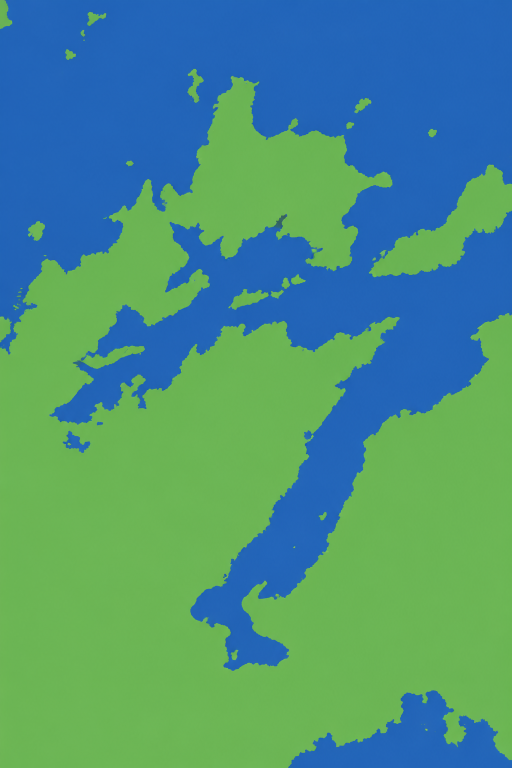
#> input picture studies/cover/assets/silhouettes/paraty-a.png, 1024 x 1536 px (shown at 1/2 size)
$ python -i cover.py   (imports and definitions only)
#> lines starting #> are read from the running program, lines starting #| are printed output that depends on the picture
"""Thesis cover (160 x 240 mm): gapless mosaics of tiles of levels 1-7.

The cover of a joint UGent / USP PhD thesis: the front is the drowned coast
of Paraty Mirim (Brazil) traced from satellite silhouettes, the back the
defence flyer's Ghent and Sao Paulo skyline over a band for the
bibliographic block. Only the background is made here; the text, its
see-through boxes and the logo strip are laid over it in Canva. The
design history is in README.md.

**The pond lattice.** Every diamond's frame is a ring of ponds, and all of
those ponds sit on one lattice: the pond in the 6 x 6 block at cell
(3a, 3b), for every a + b even. A level-L tile covers an L x L square of
pond vertices (in the lattice's own, 45-degree turned axes), and the
level-1 tile is a single pond. Tiles of any levels on vertex-disjoint
squares form a still life: where tiles meet, every cell sees only frame
ponds and forced-dead interlock cells, i.e. a subset of the all-pond
mosaic, which is a still life (the level-1 census). So tiles of different
levels may share a seam exactly as tiles of one lattice do, and a region
can be packed without a single gap. Every cover is still checked cell by
cell.

**Packing.** A design is a *pattern mask* (where tiles may go) and a
continuous *level field* Z (which level belongs where). Levels 7 down to 2
are packed greedily, one tile at a time:

- a level-L tile may sit where Z at its centre is at least L - 1/2, and its
  support must stay inside the mask where Z >= L - 1/2 - REACH (so it may
  lean over into the next level down, not further);
- of all the places it fits, it takes the one where its rim touches the
  most tiles already placed (or the pattern's edge), so tiles stack into
  corners instead of leaving holes; ties are broken towards higher Z, then
  at random.

Then every pond vertex still free inside the mask gets a pond (level 1).

**Pages.** The study pages (rounds 2-7) are a torus of 360 x 540 cells at
4/9 mm per cell, so every tile may cross any edge. The delivered covers
need not wrap: they are packed on the page padded by MARGIN cells (the
mask mirrored into it) and cut at the trim, so tiles run off the page and
none wraps back onto it. The back cover keeps the flyer's cells, 540 x 810
at 0.30 mm.

**Label maps** (one uint8 per cell): 0 field, L a live cell of a level-L
tile, 20 + L a dead cell inside it; a tile of level s = 1, 2 filling a hole
among bigger tiles, the biggest of level K, is 40 + 10 (K - 3) + s live and
140 + 10 (K - 3) + s dead, and the grout inside such a hole 200 + K, so the
hole can be closed in its host's colour (`layers` does that).

**Colour.** `palettes` designs the level ramps in OKLCH and moves them into
the Coated FOGRA39 gamut; its output for the delivered covers is versioned
as assets/palettes.json. The covers use Denim on apricot, with the COAST
steps of the ramp (the two palest dropped, so small tiles stand off the
field).

The delivered covers:

    python studies/cover/cover.py map --out studies/cover/renders/front --pairs denim-apricot
    python studies/cover/cover.py lifted levels-deep --out studies/cover/renders/back

The study rounds, into output/ (ignored by git):

    python studies/cover/cover.py build [name ...] --out studies/cover/output/data
    python studies/cover/cover.py print [name ...] --out studies/cover/output/round7
    python studies/cover/cover.py back --out studies/cover/output/back-round7
    python studies/cover/cover.py lifted --out studies/cover/output/lifted   # all six back variants
    python studies/cover/cover.py palettes --out DIR --profile Coated_Fogra39L_VIGC_300.icc

`map` writes its label maps to --data (default output/data), where `print`
reads them. The level-7 tiles come from the packed census at the
repository root (`solutions_pattern_level_7_orbits.npy`, 1.2 GB, not in
git, see search/tiles); only a random sample of it is read. The back cover
reads the flyer's solve from studies/flyer/solves.
"""

import argparse
import json
import sys
from collections import Counter
from pathlib import Path

HERE = Path(__file__).resolve().parent
REPO = HERE.parents[1]
ASSETS = HERE / "assets"
# [3 lines not run here, left out]

import numpy as np
from PIL import Image
from scipy import ndimage as ndi

from common import log
from gol_mosaics.tile_domain import build_domain
from gol_mosaics.tile_library import TileLibrary
from gol_mosaics.tile_scheme import diamond_scheme

W, H = 360, 540                 # cells; 160 x 240 mm at 4/9 mm per cell
A, B = H // 3, W // 3           # the pond lattice: vertex (a, b), a + b even
LEVEL7 = REPO / "solutions_pattern_level_7_orbits.npy"
LOGO_TOP = 478                  # the logo row sits below this row
REACH = 0.6                     # how far (in levels) a tile may lean into a lower zone


# --- Text layout (the user's draft: 1333 x 2000 px = the trim) -------------------

DRAFT_W = 1333
SPRITES = {  # name: (file, width, height) in draft px
    "the": ("box_0258_0101", 206, 124), "rich": ("box_0398_0101", 260, 123),
    "landscape": ("box_0537_0101", 505, 124), "of": ("box_0676_0101", 158, 124),
    "iterated": ("box_0816_0101", 464, 123), "simplicity": ("box_0955_0101", 558, 124),
    "sub1": ("box_1150_0101", 785, 84), "sub2": ("box_1248_0101", 610, 83),
    "name": ("box_1639_0721", 583, 81),
}
X0, GAP, STEP = 101, 30, 140
RIGHT = 1254                    # right edge of the logo row
THREE = [["the", "rich", "landscape"], ["of", "iterated"], ["simplicity"]]


def _lines(rows, y0, x0=X0):
#> called with y0 = 120, x0 = 101
    out = []
    for k, row in enumerate(rows):
        x = x0
        for w in row:
            out.append((w, x, y0 + k * STEP))
            x += SPRITES[w][1] + GAP
    return out


def _byline(left, y0=1442):
    """Subtitle and name stacked above the logos, flush left or right."""
    return [(w, X0 if left else RIGHT - SPRITES[w][1], y0 + 98 * k)
            for k, w in enumerate(["sub1", "sub2", "name"])]


LAYOUTS = {
    "top": _lines(THREE, 120) + [("sub1", X0, 580), ("sub2", X0, 678), ("name", 721, 1639)],
    "split-left": _lines(THREE, 120) + _byline(True),
    "split-right": _lines(THREE, 120) + _byline(False),
}
LAYOUT_LABELS = {"top": "Subtitle under the title", "split-left": "By the name, left",
                 "split-right": "By the name, right"}
LOGOS = (81, 1808, 1173, 140)   # x, y, w, h of the logo row in draft px


# [9 lines left out: function text_mask, not called in this run]


# --- Tiles ---------------------------------------------------------------------

_POOLS = {}


# [18 lines left out: function tile_pool, not called in this run]


_SHAPES = {}


# [6 lines left out: function shape, not called in this run]


_KERNELS = {}


# [9 lines left out: function touches, not called in this run]


AA, BB = np.mgrid[0:A, 0:B]
PONDS = (AA + BB) % 2 == 0


# [12 lines left out: functions block, rim, not called in this run]


_VKERNELS = {}


# [10 lines left out: function vcorr, not called in this run]


def corner(L):
    """Block corner and centre cell of a level-L tile at every top vertex."""
    return ((3 * AA) % H, (3 * BB - 3 * L + 3) % W), ((3 * AA + 3 * L) % H, (3 * BB + 3) % W)


# [26 lines left out: functions _wrap_labels, periodic_still_life, not called in this run]


# --- A cover -------------------------------------------------------------------

class Cover:
    """Whole tiles on vertex-disjoint squares of the pond lattice."""

    # [106 lines left out: functions __init__, put, sites, pack, fill, labels, not called in this run]

    def verify(self):
        return periodic_still_life(self.live)


# --- Field helpers -------------------------------------------------------------------

YY, XX = np.mgrid[0:H, 0:W].astype(float)
X = XX[0]


# [36 lines left out: functions noise, wave, strata_field, periodic_edt, top_seam, not called in this run]


def disk(r):
    y, x = np.mgrid[-r:r + 1, -r:r + 1]
    return x * x + y * y <= r * r


# [14 lines left out: functions islands, shore_field, not called in this run]


# --- Designs -------------------------------------------------------------------

DESIGNS = {}


def design(name, title, text):
    def wrap(fn):
        DESIGNS[name] = dict(fn=fn, title=title, text=text)
        return fn
    return wrap


# [207 lines left out: functions d_hills, d_archipelago, d_continents, d_atolls, d_shoals, d_lakes and 15 more, not called in this run]


OPEN = ["open-sea", "islets", "lagoons", "sandbanks", "drift",
        "rising", "falling", "corner", "arc", "strait"]


# --- Round 7: the favourites again, and the coast of Paraty ------------------------
# Paraty Mirim and the Saco do Mamanguá are a drowned coast (a ria): the
# Serra do Mar runs straight into the sea, and the sea has flooded its
# valleys, so the coast is a comb of long, narrow inlets between steep
# fingers of land, with islands off the headlands. The designs below
# build that the way it formed: a terrain (a coast gradient plus graded
# noise for the hills), valleys carved into it along the zero lines of
# noise stretched in the inland direction, and the sea let in to a level.
# A valley floor rises slowly inland, so the flooded part is long and
# narrows to a point, as a drowned valley does.

def periodic(fn, m, *a, **kw):
    """A scipy.ndimage morphology op on the torus."""
    return fn(np.tile(m, (3, 3)), *a, **kw)[H:2 * H, W:2 * W]


# [5 lines left out: function terrain, not called in this run]


def flood(T, target, smooth=5):
    """Land where the terrain stands above the sea, over about `target` of the page."""
    return periodic(ndi.binary_opening, open_land(T, target, smooth=4), disk(smooth))


# [20 lines left out: functions path_distance, lagoon_land, not called in this run]


CORNER = (0.65 * (1 - XX / W) + YY / H - 0.35) / 1.1     # the corner shoals' coast


# [84 lines left out: functions d_open_sea_2, d_lagoons_2, d_lagoons_3, d_corner_2, d_corner_3, d_arc_2 and 4 more, not called in this run]


ROUND7 = ["open-sea-2", "lagoons-2", "lagoons-3", "corner-2", "corner-3", "arc-2",
          "paraty-mirim", "paraty-mirim-2", "mamangua", "paraty-bay"]


# --- Round 8: the real coast of Paraty Mirim ------------------------------------------
# The land is traced from the user's silhouettes of satellite images
# (studies/cover/silhouettes, 2:3, land green, sea blue), not drawn from
# noise. The cover need not wrap nor be a still life at the trim, so the
# tiles are packed on a page with a MARGIN of cells all round (the coast
# mirrored into it) and cut at the trim: a tile may run off the page, and
# no tile wraps back onto it. The padded page is itself a periodic still
# life, so everything inside the trim is one.

SILHOUETTES = ASSETS / "silhouettes"
MARGIN = 48                     # > the 40-cell span of a level-7 tile, a multiple of 6
PAGE = (W, H)


# [34 lines left out: functions set_page, traced, map_cover, not called in this run]


MAPS = {  # name: (silhouette, seed, options)
    "paraty-a-land": ("paraty-a", 91, {}),
    "paraty-b-land": ("paraty-b", 92, {}),
    "paraty-c-land": ("paraty-c", 93, {}),
    "paraty-a-sea": ("paraty-a", 94, {"sea": True}),
    "paraty-b-sea": ("paraty-b", 95, {"sea": True}),
    "paraty-c-sea": ("paraty-c", 96, {"sea": True}),
}
# The ramp steps of levels 1-7 on a map: the palest steps are dropped, so the
# ponds and small tiles along the shore still stand off the field and the
# coast reads from a distance.
COAST = (3, 4, 4, 5, 5, 6, 7)


# [6 lines left out: function build_maps, not called in this run]
# [1 line not run here, left out]


# --- Palettes --------------------------------------------------------------------
# A palette is a ramp of seven tile grounds, levels 1..7, designed in OKLCH:
# lightness carries the order (level 1 lightest), the hue walks a short way
# round the wheel, and the chroma stays moderate. The field is chosen
# separately. Every colour, and every derived ink, is moved into the Coated
# FOGRA39 gamut. Text boxes stay #F3F4F4 with black text (the inline-code look).


def _ramp(Ls, Cs, hs):
    return list(zip(Ls, Cs, hs))


RAMPS = {  # key: (label, [(L, C, h) for levels 1..7])
    "denim": ("Denim", _ramp([.95, .905, .85, .74, .63, .51, .39], [.02, .03, .045, .07, .09, .10, .09],
                             [238, 241, 245, 248, 252, 256, 260])),
    "ember": ("Ember", _ramp([.93, .87, .80, .71, .62, .52, .41], [.05, .09, .13, .15, .16, .15, .12],
                             [80, 70, 58, 40, 22, 5, 345])),
    "indigo": ("Indigo", _ramp([.95, .90, .84, .73, .62, .50, .38], [.025, .04, .06, .085, .11, .12, .11],
                               [255, 260, 266, 272, 278, 284, 290])),
    "terracotta": ("Terracotta", _ramp([.93, .88, .81, .71, .61, .51, .40], [.03, .05, .08, .10, .11, .10, .08],
                                       [78, 70, 60, 50, 40, 32, 25])),
    "tide": ("Tide", _ramp([.94, .89, .84, .74, .63, .52, .40], [.04, .07, .085, .095, .10, .10, .09],
                           [160, 168, 175, 198, 222, 248, 272])),
    "orchid": ("Orchid", _ramp([.94, .89, .83, .73, .62, .51, .40], [.03, .06, .08, .11, .12, .12, .10],
                               [40, 32, 25, 0, 340, 318, 295])),
}
FIELDS = {
    "apricot": ("Apricot", "#FFD9A8"), "peach": ("Peach", "#FFCBA4"), "cream": ("Cream", "#FFF0D6"),
    "sky": ("Sky", "#CFE3EF"), "ice": ("Ice", "#E4EFF5"), "butter": ("Butter", "#FFD166"),
}
TONES = {"subtle": 0.09, "strong": 0.16}   # lightness step of the tone-on-tone ink

# The press profile: Coated FOGRA39 from the ICC registry
# (color.org/registry/profiles/Coated_Fogra39L_VIGC_300.icc, 8.6 MB, not in
# git), passed with --profile. The Agfa SWOP profile that ships with Windows
# is no substitute: it does not even round-trip muted colours.
PROFILE = None


def _to_lin(c):
    c = np.asarray(c, float) / 255
    return np.where(c <= 0.04045, c / 12.92, ((c + 0.055) / 1.055) ** 2.4)


def _from_lin(c):
    c = np.where(c <= 0.0031308, 12.92 * c, 1.055 * np.clip(c, 0, None) ** (1 / 2.4) - 0.055)
    return c * 255


# [35 lines left out: functions oklch, _oklch_lin, from_oklch, not called in this run]


def _hex(h):
    return [int(h[i:i + 2], 16) for i in (1, 3, 5)]


# [23 lines left out: functions _lab, gamut_check, not called in this run]


_GAMUT = None


# [71 lines left out: functions print_safe, _tone, palettes, build, not called in this run]


# --- Print files -----------------------------------------------------------------
# The background alone, text and logos left to Canva. A small tile in a
# hole takes its host's colours and the grout inside the hole is closed
# (labels 40+, 140+, 200+), so the hole reads as part of the host. PNG at
# a whole number of pixels per cell; SVG with one path per colour, the
# outline of each colour's cells traced into polygons, so it is exact at any
# size and has no seams between neighbouring cells.

PAIRS = {"denim-apricot": ("denim", "apricot"), "ember-sky": ("ember", "sky")}


def load_palettes(data=None):
    """The ramps and fields: `data`/palettes.json when a `palettes` run left
    one there, else the versioned assets/palettes.json (the print-safe
    colours of the delivered covers)."""
    p = data / "palettes.json" if data else None
    return json.loads((p if p and p.exists() else ASSETS / "palettes.json").read_text())


# [81 lines left out: functions layers, outline, write_page, print_files, not called in this run]


# --- Back cover ------------------------------------------------------------------
# The defence flyer's skyline (studies/flyer, design skyline2, the approved
# solve and its seed-4 tile field), made 160 x 240 mm: the flyer is 540 x
# 768 cells, and 42 dead rows let into the middle of its empty band (rows
# 138-429, where no live cell is within reach) give 540 x 810, exactly 2:3,
# without touching a single neighbourhood. Cells are 160/540 = 0.30 mm, and
# 7 px per cell is 600 dpi. Coloured from the front cover's ramps: the
# buildings, the ground and the ribbon in one tile ground with its
# tone-on-tone ink, the grain in the same colour on the field.

BACK_ROWS, BACK_AT = 810, 284
BACK = {  # name: (ramp, field, level of the building colour)
    "denim-apricot-deep": ("denim", "apricot", 6), "denim-apricot-mid": ("denim", "apricot", 5),
    "ember-sky-deep": ("ember", "sky", 6), "ember-sky-mid": ("ember", "sky", 5),
}


# [23 lines left out: function back_cover, not called in this run]


# --- Round 9: the back cover lifted, room for the colophon ---------------------------
# The city moves up LIFT cells (25 mm) and a band of tiles fills the room
# it leaves under the ground, for the bibliographic block laid over it.
# The rows come out of the empty band above the city, so the page stays
# 540 x 810 and no neighbourhood changes. Tiles are packed as on the front
# (levels 7 to 2 biggest first, then ponds), on the page padded by MARGIN
# and cut at the trim, so they may run off any edge. No tile cell comes
# within two cells of the grain: the two are still lifes each, and no cell
# sees both. Every tile stays whole on its own colour; only the trim cuts
# tiles.

LIFT = 84                       # 24.9 mm at 0.30 mm per cell (round 9 had 102, 30 mm)
BACK_PAGE = (540, 810)


# [49 lines left out: functions lifted_skyline, back_pack, back_still_life, not called in this run]


# A city is "flyer" (the flyer's own level-4 mosaic on one colour) or
# "levels" (repacked like the front and coloured by level with its ramp);
# the band under it likewise. A region coloured by level is first filled
# in its ponds' colour, so the buildings keep their outline where no tile
# reaches (spires, the edge along the grain) and the grout inside closes.
LIFTED = {  # name: (city, band, cap on the levels, ramp level of the one colour, of the grain)
    "classic-deep": ("flyer", "flyer", 6.0, 6, 6),
    "classic-mid": ("flyer", "flyer", 6.0, 5, 5),
    "levels-band": ("flyer", "levels", 5.5, 6, 6),
    "levels": ("levels", "levels", 5.5, None, 5),
    "levels-deep": ("levels", "levels", 6.5, None, 6),
    "levels-light": ("levels", "levels", 4.5, None, 4),
}


def lifted_back(data: Path, out: Path, names=(), scale=7, seed=101):
    pal = load_palettes(data)
    v, fld = pal["ramps"]["denim"], pal["fields"]["apricot"]["hex"]
    grounds, inks = ([v[k][s - 1] for s in COAST] for k in ("grounds", "tone_subtle"))
    grain, ink, tiles = lifted_skyline()
    band = np.zeros_like(tiles)
    band[BACK_PAGE[1] - LIFT:] = True
    out.mkdir(parents=True, exist_ok=True)
    for name in names or list(LIFTED):
        city, under, cap, L, G = LIFTED[name]
        if city == "levels":
            lab, live, page, placed = back_pack(tiles, grain, seed, cap)
            ok, region = back_still_life(live, page, grain), tiles
            ls = [(fld, np.ones(tiles.shape, bool))]
        else:
            lab, live, page, placed = back_pack(band, grain | ink, seed, cap)
            ok, region = back_still_life(live, page, grain, ink), band
            ls = [(fld, np.ones(tiles.shape, bool)), (v["grounds"][L - 1], tiles),
                  (v["tone_subtle"][L - 1], ink)]
        if under == "levels":
            ls += [(grounds[0], region)] + layers(lab, pal, "denim", "apricot", COAST)[1:]
        else:
            live_cells = ((lab >= 1) & (lab <= 7)) | ((lab >= 40) & (lab < 100))
            ls += [(v["tone_subtle"][L - 1], live_cells)]
        log(f"back {name}: tiles {dict(sorted(placed.items()))}, padded still life {ok}")
        assert ok
        write_page(ls + [(v["grounds"][G - 1], grain)], out / f"back_{name}", scale)


# [26 lines left out: function main, not called in this run]


# [2 lines not run here, left out]

>>> import cv2
>>> picture = cv2.imread('assets/silhouettes/paraty-a.png', cv2.IMREAD_GRAYSCALE)
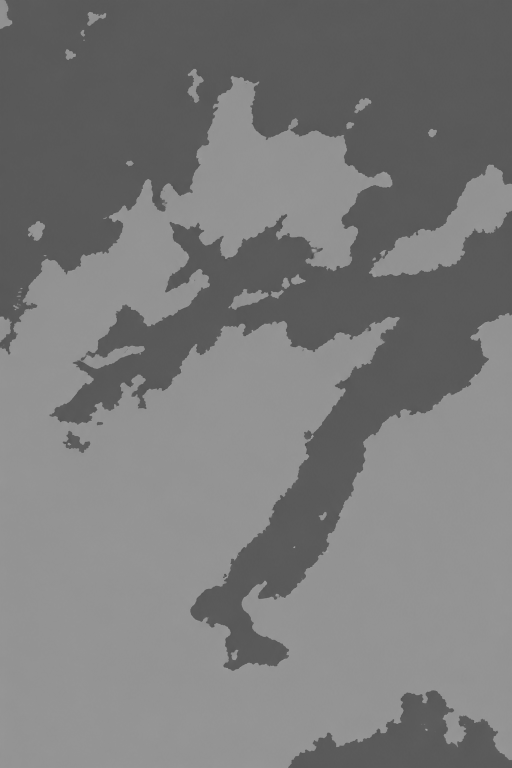
#> picture: shape (1536, 1024) (shown at 1/2 size); min 71, max 175, mean 122.6
>>> result = lifted_back(picture, 'out.png')
#> (the run stopped early here; a loop or call above may not have finished)
